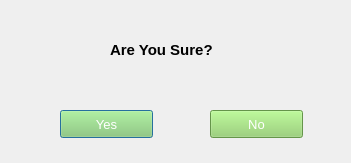
<?xml version="1.0" encoding="UTF-8"?>
<ui version="4.0">
 <class>sure</class>
 <widget class="QDialog" name="sure">
  <property name="geometry">
   <rect>
    <x>0</x>
    <y>0</y>
    <width>351</width>
    <height>163</height>
   </rect>
  </property>
  <property name="windowTitle">
   <string>Dialog</string>
  </property>
  <widget class="QPushButton" name="yeah">
   <property name="geometry">
    <rect>
     <x>60</x>
     <y>110</y>
     <width>93</width>
     <height>28</height>
    </rect>
   </property>
   <property name="font">
    <font>
     <pointsize>10</pointsize>
    </font>
   </property>
   <property name="styleSheet">
    <string notr="true">background: rgb(141, 209, 104);
color: rgb(255,255,255)</string>
   </property>
   <property name="text">
    <string>Yes</string>
   </property>
  </widget>
  <widget class="QPushButton" name="nah">
   <property name="geometry">
    <rect>
     <x>210</x>
     <y>110</y>
     <width>93</width>
     <height>28</height>
    </rect>
   </property>
   <property name="font">
    <font>
     <pointsize>10</pointsize>
    </font>
   </property>
   <property name="styleSheet">
    <string notr="true">background: rgb(141, 209, 104);
color: rgb(255,255,255)</string>
   </property>
   <property name="text">
    <string>No</string>
   </property>
  </widget>
  <widget class="QLabel" name="label">
   <property name="geometry">
    <rect>
     <x>110</x>
     <y>40</y>
     <width>201</width>
     <height>20</height>
    </rect>
   </property>
   <property name="font">
    <font>
     <pointsize>11</pointsize>
     <weight>75</weight>
     <bold>true</bold>
    </font>
   </property>
   <property name="text">
    <string>Are You Sure?</string>
   </property>
  </widget>
 </widget>
 <resources/>
 <connections/>
</ui>
